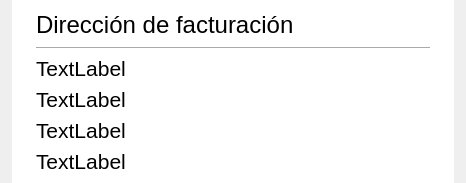
            <widget class="QWidget" name="widgetBillingAddress" native="true">
             <layout class="QVBoxLayout" name="verticalLayout_10">
              <property name="leftMargin">
               <number>12</number>
              </property>
              <property name="topMargin">
               <number>0</number>
              </property>
              <property name="rightMargin">
               <number>12</number>
              </property>
              <property name="bottomMargin">
               <number>0</number>
              </property>
              <item>
               <widget class="QWidget" name="widget_6" native="true">
                <property name="styleSheet">
                 <string notr="true">background-color:white;</string>
                </property>
                <layout class="QVBoxLayout" name="verticalLayout_9">
                 <property name="leftMargin">
                  <number>24</number>
                 </property>
                 <property name="rightMargin">
                  <number>24</number>
                 </property>
                 <item>
                  <layout class="QHBoxLayout" name="horizontalLayout_14">
                   <item>
                    <widget class="QLabel" name="labelHeaderBillingAddress">
                     <property name="minimumSize">
                      <size>
                       <width>0</width>
                       <height>32</height>
                      </size>
                     </property>
                     <property name="font">
                      <font>
                       <family>Helvetica Neue</family>
                       <pointsize>18</pointsize>
                      </font>
                     </property>
                     <property name="text">
                      <string>Dirección de facturación</string>
                     </property>
                    </widget>
                   </item>
                   <item>
                    <spacer name="horizontalSpacer_15">
                     <property name="orientation">
                      <enum>Qt::Horizontal</enum>
                     </property>
                     <property name="sizeHint" stdset="0">
                      <size>
                       <width>40</width>
                       <height>20</height>
                      </size>
                     </property>
                    </spacer>
                   </item>
                   <item>
                    <widget class="QPushButton" name="pushButtonEditAddress">
                     <property name="minimumSize">
                      <size>
                       <width>90</width>
                       <height>32</height>
                      </size>
                     </property>
                     <property name="maximumSize">
                      <size>
                       <width>16777215</width>
                       <height>36</height>
                      </size>
                     </property>
                     <property name="font">
                      <font>
                       <family>helvetica neue</family>
                       <pointsize>12</pointsize>
                      </font>
                     </property>
                     <property name="styleSheet">
                      <string notr="true"/>
                     </property>
                     <property name="text">
                      <string/>
                     </property>
                     <property name="icon">
                      <iconset resource="MyResources.qrc">
                       <normaloff>:/MyFiles/Images/pencil.png</normaloff>:/MyFiles/Images/pencil.png</iconset>
                     </property>
                     <property name="iconSize">
                      <size>
                       <width>32</width>
                       <height>24</height>
                      </size>
                     </property>
                     <property name="flat">
                      <bool>true</bool>
                     </property>
                    </widget>
                   </item>
                  </layout>
                 </item>
                 <item>
                  <widget class="Line" name="line_6">
                   <property name="orientation">
                    <enum>Qt::Horizontal</enum>
                   </property>
                  </widget>
                 </item>
                 <item>
                  <widget class="QLabel" name="labelStreet">
                   <property name="font">
                    <font>
                     <pointsize>16</pointsize>
                    </font>
                   </property>
                   <property name="text">
                    <string>TextLabel</string>
                   </property>
                  </widget>
                 </item>
                 <item>
                  <widget class="QLabel" name="labelPostcode">
                   <property name="font">
                    <font>
                     <pointsize>16</pointsize>
                    </font>
                   </property>
                   <property name="text">
                    <string>TextLabel</string>
                   </property>
                  </widget>
                 </item>
                 <item>
                  <widget class="QLabel" name="labelCity">
                   <property name="font">
                    <font>
                     <pointsize>16</pointsize>
                    </font>
                   </property>
                   <property name="text">
                    <string>TextLabel</string>
                   </property>
                  </widget>
                 </item>
                 <item>
                  <widget class="QLabel" name="labelCountry">
                   <property name="font">
                    <font>
                     <pointsize>16</pointsize>
                    </font>
                   </property>
                   <property name="text">
                    <string>TextLabel</string>
                   </property>
                  </widget>
                 </item>
                </layout>
               </widget>
              </item>
             </layout>
            </widget>
